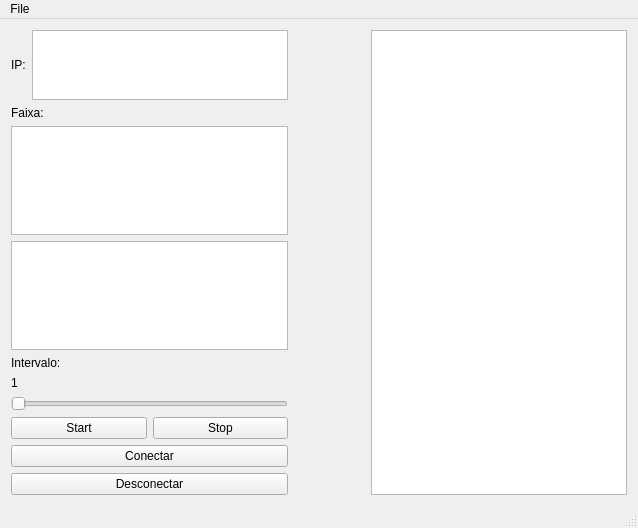
<?xml version="1.0" encoding="UTF-8"?>
<ui version="4.0">
 <class>MainWindow</class>
 <widget class="QMainWindow" name="MainWindow">
  <property name="geometry">
   <rect>
    <x>0</x>
    <y>0</y>
    <width>638</width>
    <height>528</height>
   </rect>
  </property>
  <property name="contextMenuPolicy">
   <enum>Qt::DefaultContextMenu</enum>
  </property>
  <property name="windowTitle">
   <string>MainWindow</string>
  </property>
  <widget class="QWidget" name="centralwidget">
   <layout class="QVBoxLayout" name="verticalLayout_6">
    <item>
     <layout class="QHBoxLayout" name="horizontalLayout_5">
      <item>
       <layout class="QVBoxLayout" name="verticalLayout_5">
        <item>
         <layout class="QHBoxLayout" name="horizontalLayout_3">
          <item>
           <widget class="QLabel" name="label">
            <property name="text">
             <string>IP:</string>
            </property>
           </widget>
          </item>
          <item>
           <widget class="QTextEdit" name="textEdit_IP">
            <property name="html">
             <string>&lt;!DOCTYPE HTML PUBLIC &quot;-//W3C//DTD HTML 4.0//EN&quot; &quot;http://www.w3.org/TR/REC-html40/strict.dtd&quot;&gt;
&lt;html&gt;&lt;head&gt;&lt;meta name=&quot;qrichtext&quot; content=&quot;1&quot; /&gt;&lt;style type=&quot;text/css&quot;&gt;
p, li { white-space: pre-wrap; }
&lt;/style&gt;&lt;/head&gt;&lt;body style=&quot; font-family:'MS Shell Dlg 2'; font-size:8.25pt; font-weight:400; font-style:normal;&quot;&gt;
&lt;p style=&quot;-qt-paragraph-type:empty; margin-top:0px; margin-bottom:0px; margin-left:0px; margin-right:0px; -qt-block-indent:0; text-indent:0px; font-family:'Ubuntu'; font-size:11pt;&quot;&gt;&lt;br /&gt;&lt;/p&gt;&lt;/body&gt;&lt;/html&gt;</string>
            </property>
           </widget>
          </item>
         </layout>
        </item>
        <item>
         <layout class="QVBoxLayout" name="verticalLayout_2">
          <item>
           <widget class="QLabel" name="label_2">
            <property name="text">
             <string>Faixa:</string>
            </property>
           </widget>
          </item>
          <item>
           <widget class="QTextEdit" name="textEdit_FaixaMenor">
            <property name="html">
             <string>&lt;!DOCTYPE HTML PUBLIC &quot;-//W3C//DTD HTML 4.0//EN&quot; &quot;http://www.w3.org/TR/REC-html40/strict.dtd&quot;&gt;
&lt;html&gt;&lt;head&gt;&lt;meta name=&quot;qrichtext&quot; content=&quot;1&quot; /&gt;&lt;style type=&quot;text/css&quot;&gt;
p, li { white-space: pre-wrap; }
&lt;/style&gt;&lt;/head&gt;&lt;body style=&quot; font-family:'MS Shell Dlg 2'; font-size:8.25pt; font-weight:400; font-style:normal;&quot;&gt;
&lt;p style=&quot;-qt-paragraph-type:empty; margin-top:0px; margin-bottom:0px; margin-left:0px; margin-right:0px; -qt-block-indent:0; text-indent:0px; font-family:'Ubuntu'; font-size:11pt;&quot;&gt;&lt;br /&gt;&lt;/p&gt;&lt;/body&gt;&lt;/html&gt;</string>
            </property>
           </widget>
          </item>
          <item>
           <widget class="QTextEdit" name="textEdit_FaixaMaior">
            <property name="html">
             <string>&lt;!DOCTYPE HTML PUBLIC &quot;-//W3C//DTD HTML 4.0//EN&quot; &quot;http://www.w3.org/TR/REC-html40/strict.dtd&quot;&gt;
&lt;html&gt;&lt;head&gt;&lt;meta name=&quot;qrichtext&quot; content=&quot;1&quot; /&gt;&lt;style type=&quot;text/css&quot;&gt;
p, li { white-space: pre-wrap; }
&lt;/style&gt;&lt;/head&gt;&lt;body style=&quot; font-family:'MS Shell Dlg 2'; font-size:8.25pt; font-weight:400; font-style:normal;&quot;&gt;
&lt;p style=&quot;-qt-paragraph-type:empty; margin-top:0px; margin-bottom:0px; margin-left:0px; margin-right:0px; -qt-block-indent:0; text-indent:0px; font-family:'Ubuntu'; font-size:11pt;&quot;&gt;&lt;br /&gt;&lt;/p&gt;&lt;/body&gt;&lt;/html&gt;</string>
            </property>
           </widget>
          </item>
         </layout>
        </item>
        <item>
         <layout class="QVBoxLayout" name="verticalLayout_3">
          <item>
           <widget class="QLabel" name="label_3">
            <property name="text">
             <string>Intervalo:</string>
            </property>
           </widget>
          </item>
          <item>
           <widget class="QLabel" name="label_4">
            <property name="text">
             <string>1</string>
            </property>
           </widget>
          </item>
          <item>
           <widget class="QSlider" name="horizontalSlider_Intervalo">
            <property name="minimum">
             <number>1</number>
            </property>
            <property name="orientation">
             <enum>Qt::Horizontal</enum>
            </property>
           </widget>
          </item>
         </layout>
        </item>
        <item>
         <layout class="QVBoxLayout" name="verticalLayout_4">
          <item>
           <layout class="QHBoxLayout" name="horizontalLayout_4">
            <item>
             <widget class="QPushButton" name="pushButton_Start">
              <property name="text">
               <string>Start</string>
              </property>
             </widget>
            </item>
            <item>
             <widget class="QPushButton" name="pushButton_Stop">
              <property name="text">
               <string>Stop</string>
              </property>
             </widget>
            </item>
           </layout>
          </item>
          <item>
           <widget class="QPushButton" name="pushButton_Conectar">
            <property name="text">
             <string>Conectar</string>
            </property>
           </widget>
          </item>
          <item>
           <widget class="QPushButton" name="pushButton_Desconectar">
            <property name="text">
             <string>Desconectar</string>
            </property>
           </widget>
          </item>
         </layout>
        </item>
       </layout>
      </item>
      <item>
       <spacer name="horizontalSpacer">
        <property name="orientation">
         <enum>Qt::Horizontal</enum>
        </property>
        <property name="sizeHint" stdset="0">
         <size>
          <width>0</width>
          <height>0</height>
         </size>
        </property>
       </spacer>
      </item>
      <item>
       <widget class="QTextEdit" name="textEdit_Tela"/>
      </item>
     </layout>
    </item>
   </layout>
  </widget>
  <widget class="QMenuBar" name="menubar">
   <property name="geometry">
    <rect>
     <x>0</x>
     <y>0</y>
     <width>638</width>
     <height>22</height>
    </rect>
   </property>
   <widget class="QMenu" name="menuFile">
    <property name="title">
     <string>File</string>
    </property>
    <property name="icon">
     <iconset theme="File">
      <selectedoff>servidor.png</selectedoff>
     </iconset>
    </property>
    <addaction name="actionSair"/>
   </widget>
   <addaction name="menuFile"/>
  </widget>
  <widget class="QStatusBar" name="statusbar"/>
  <action name="actionSair">
   <property name="icon">
    <iconset>
     <normaloff>sair.png</normaloff>sair.png</iconset>
   </property>
   <property name="text">
    <string>Sair</string>
   </property>
   <property name="toolTip">
    <string>Sair do programa</string>
   </property>
  </action>
 </widget>
 <layoutdefault spacing="6" margin="11"/>
 <resources/>
 <connections>
  <connection>
   <sender>pushButton_Conectar</sender>
   <signal>clicked()</signal>
   <receiver>MainWindow</receiver>
   <slot>conectar()</slot>
   <hints>
    <hint type="sourcelabel">
     <x>151</x>
     <y>424</y>
    </hint>
    <hint type="destinationlabel">
     <x>318</x>
     <y>252</y>
    </hint>
   </hints>
  </connection>
  <connection>
   <sender>pushButton_Desconectar</sender>
   <signal>clicked()</signal>
   <receiver>MainWindow</receiver>
   <slot>desconectar()</slot>
   <hints>
    <hint type="sourcelabel">
     <x>257</x>
     <y>456</y>
    </hint>
    <hint type="destinationlabel">
     <x>333</x>
     <y>317</y>
    </hint>
   </hints>
  </connection>
  <connection>
   <sender>pushButton_Start</sender>
   <signal>clicked()</signal>
   <receiver>MainWindow</receiver>
   <slot>iniciar()</slot>
   <hints>
    <hint type="sourcelabel">
     <x>110</x>
     <y>392</y>
    </hint>
    <hint type="destinationlabel">
     <x>329</x>
     <y>180</y>
    </hint>
   </hints>
  </connection>
  <connection>
   <sender>pushButton_Stop</sender>
   <signal>clicked()</signal>
   <receiver>MainWindow</receiver>
   <slot>parar()</slot>
   <hints>
    <hint type="sourcelabel">
     <x>220</x>
     <y>393</y>
    </hint>
    <hint type="destinationlabel">
     <x>351</x>
     <y>363</y>
    </hint>
   </hints>
  </connection>
  <connection>
   <sender>horizontalSlider_Intervalo</sender>
   <signal>sliderMoved(int)</signal>
   <receiver>label_4</receiver>
   <slot>setNum(int)</slot>
   <hints>
    <hint type="sourcelabel">
     <x>31</x>
     <y>348</y>
    </hint>
    <hint type="destinationlabel">
     <x>28</x>
     <y>326</y>
    </hint>
   </hints>
  </connection>
  <connection>
   <sender>actionSair</sender>
   <signal>triggered()</signal>
   <receiver>MainWindow</receiver>
   <slot>close()</slot>
   <hints>
    <hint type="sourcelabel">
     <x>-1</x>
     <y>-1</y>
    </hint>
    <hint type="destinationlabel">
     <x>318</x>
     <y>263</y>
    </hint>
   </hints>
  </connection>
 </connections>
 <slots>
  <signal>finaliza()</signal>
  <signal>signal1()</signal>
  <slot>conectar()</slot>
  <slot>desconectar()</slot>
  <slot>iniciar()</slot>
  <slot>parar()</slot>
 </slots>
</ui>
